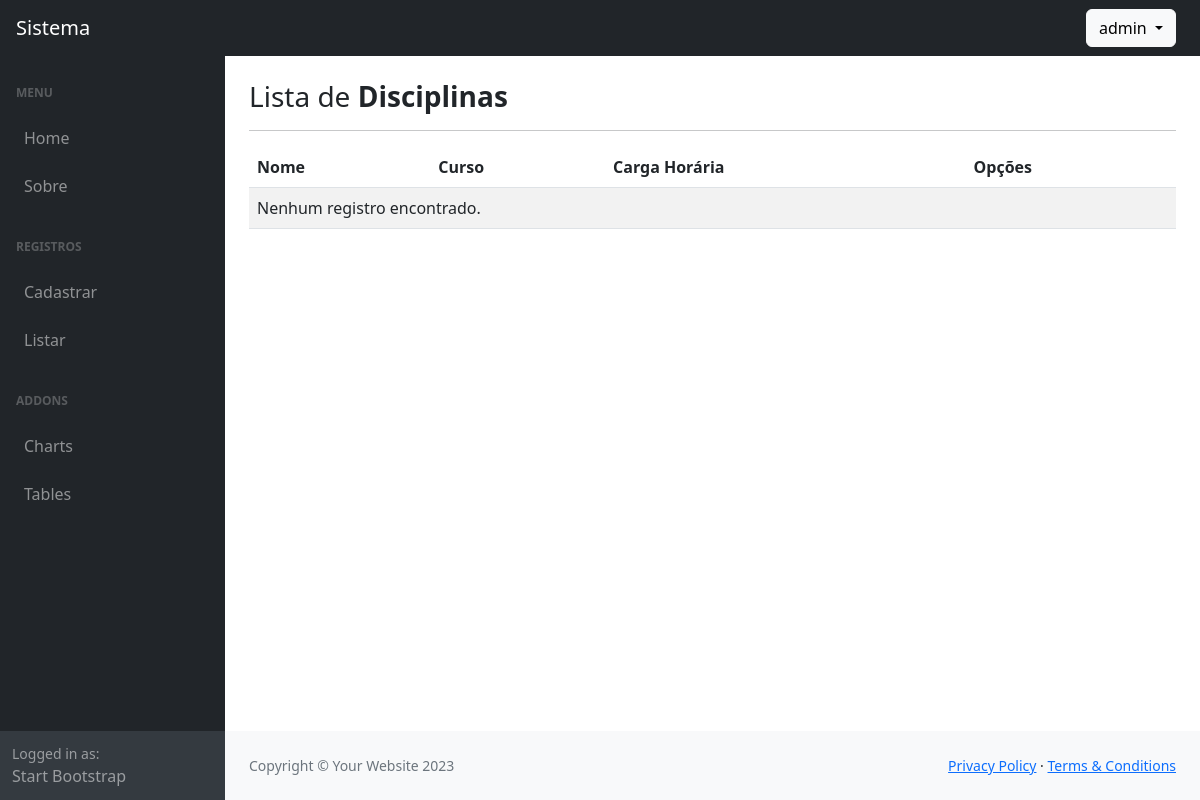
Page /listar/disciplinas/ (signed in) on the earlier database version.
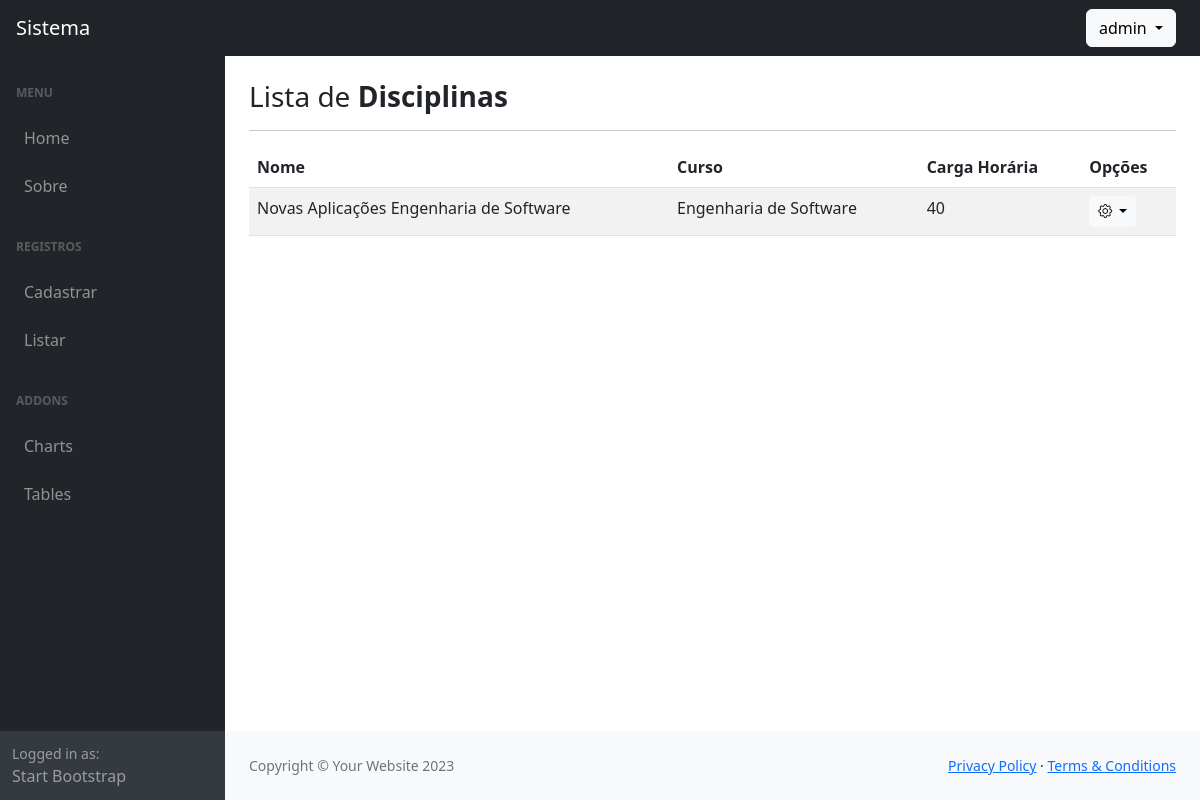
Same page on the later database version.
### cadastros/models.py (models this page shows, shortened)
class Disciplina(models.Model):
    nome = models.CharField(max_length=100)
    curso = models.ForeignKey(Curso, on_delete=models.PROTECT)
    carga_horaria = models.PositiveIntegerField()
    class Meta:
        unique_together = ['nome', 'curso']
        ordering = ["nome"]

class Curso(models.Model):
    nome = models.CharField(max_length=100, unique=True)
    descricao = models.TextField()
    carga_horaria = models.PositiveIntegerField()
    class Meta:
        ordering = ["nome"]

### cadastros/views.py (the view)
# urls.py: path('listar/disciplinas/', DisciplinaList.as_view(), name='listar-disciplina'),
class DisciplinaList(LoginRequiredMixin, ListView):
    template_name = 'cadastros/list/disciplina.html'
    model = Disciplina

### cadastros/templates/cadastros/list/disciplina.html (shortened to what this page needs)
{% extends "paginas/modelo.html" %}
{% block conteudo %}
<h3>
    Lista de <b>Disciplinas</b>
</h3>
<hr>
<table class="table table-striped">
    <thead>
        <th>Nome</th>
        <th>Curso</th>
        <th>Carga Horária</th>
        <th>Opções</th>
    </thead>
    <tbody>
        {% for object in object_list %}
            <tr>
                <td>{{ object.nome }}</td>
                <td>{{ object.curso.nome }}</td>
                <td>{{ object.carga_horaria }}</td>
                <td>
                    <div class="dropdown">
                        <button class="btn btn-light btn-sm dropdown-toggle" type="button" data-bs-toggle="dropdown" aria-expanded="false">
                            <i class="bi bi-gear"></i>
                        </button>
                    </div>
                </td>
            </tr>
        {% empty %}
            <tr>
                <td colspan="4">Nenhum registro encontrado.</td>
            </tr>
        {% endfor %}
    </tbody>
</table>
{% endblock %}

Differences in the rows shown:
added Disciplina: nome "Novas Aplicações Engenharia de Software", curso.nome "Engenharia de Software", carga_horaria "40"
Other differences:
text no longer shown: "Nenhum registro encontrado."
